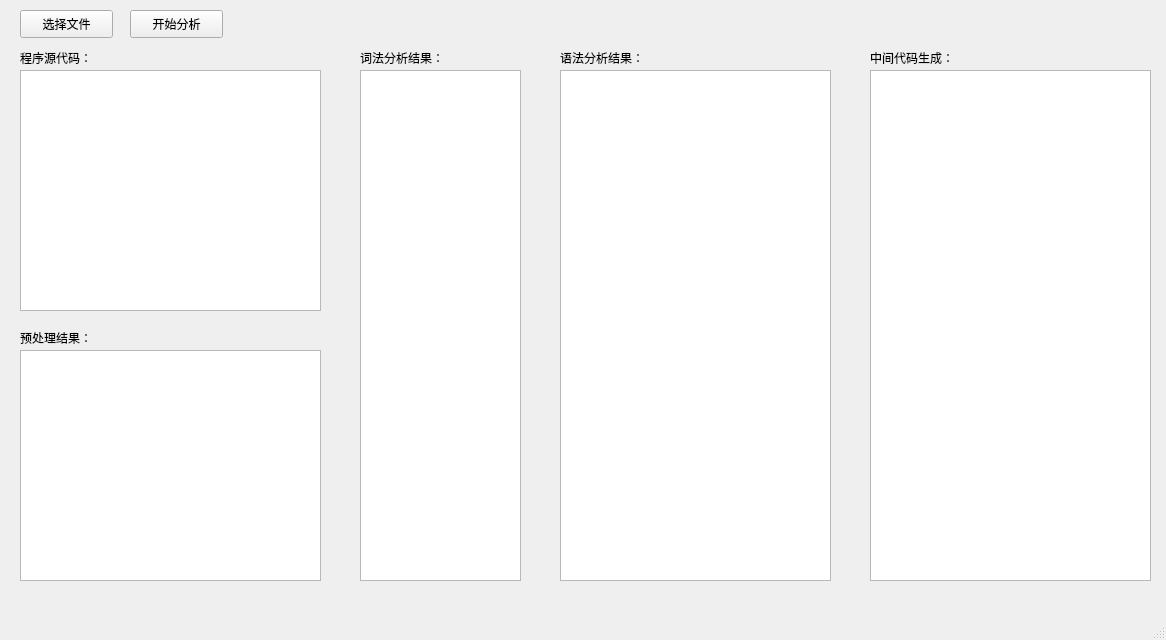
<?xml version="1.0" encoding="UTF-8"?>
<ui version="4.0">
 <class>MainWindow</class>
 <widget class="QMainWindow" name="MainWindow">
  <property name="geometry">
   <rect>
    <x>0</x>
    <y>0</y>
    <width>1166</width>
    <height>640</height>
   </rect>
  </property>
  <property name="windowTitle">
   <string>MainWindow</string>
  </property>
  <widget class="QWidget" name="centralwidget">
   <widget class="QLabel" name="label_3">
    <property name="geometry">
     <rect>
      <x>560</x>
      <y>50</y>
      <width>111</width>
      <height>16</height>
     </rect>
    </property>
    <property name="text">
     <string>语法分析结果：</string>
    </property>
   </widget>
   <widget class="QLabel" name="label_2">
    <property name="geometry">
     <rect>
      <x>360</x>
      <y>50</y>
      <width>111</width>
      <height>16</height>
     </rect>
    </property>
    <property name="text">
     <string>词法分析结果：</string>
    </property>
   </widget>
   <widget class="QPushButton" name="pushButton">
    <property name="geometry">
     <rect>
      <x>20</x>
      <y>10</y>
      <width>93</width>
      <height>28</height>
     </rect>
    </property>
    <property name="text">
     <string>选择文件</string>
    </property>
   </widget>
   <widget class="QPushButton" name="pushButton_2">
    <property name="geometry">
     <rect>
      <x>130</x>
      <y>10</y>
      <width>93</width>
      <height>28</height>
     </rect>
    </property>
    <property name="text">
     <string>开始分析</string>
    </property>
   </widget>
   <widget class="QTextBrowser" name="textBrowser_2">
    <property name="geometry">
     <rect>
      <x>360</x>
      <y>70</y>
      <width>161</width>
      <height>511</height>
     </rect>
    </property>
   </widget>
   <widget class="QLabel" name="label_4">
    <property name="geometry">
     <rect>
      <x>20</x>
      <y>50</y>
      <width>91</width>
      <height>16</height>
     </rect>
    </property>
    <property name="text">
     <string>程序源代码：</string>
    </property>
   </widget>
   <widget class="QTextBrowser" name="textBrowser_3">
    <property name="geometry">
     <rect>
      <x>560</x>
      <y>70</y>
      <width>271</width>
      <height>511</height>
     </rect>
    </property>
   </widget>
   <widget class="QPlainTextEdit" name="plainTextEdit">
    <property name="geometry">
     <rect>
      <x>20</x>
      <y>70</y>
      <width>301</width>
      <height>241</height>
     </rect>
    </property>
   </widget>
   <widget class="QTextBrowser" name="textBrowser">
    <property name="geometry">
     <rect>
      <x>20</x>
      <y>350</y>
      <width>301</width>
      <height>231</height>
     </rect>
    </property>
   </widget>
   <widget class="QLabel" name="label">
    <property name="geometry">
     <rect>
      <x>20</x>
      <y>330</y>
      <width>81</width>
      <height>16</height>
     </rect>
    </property>
    <property name="text">
     <string>预处理结果：</string>
    </property>
   </widget>
   <widget class="QTextBrowser" name="textBrowser_4">
    <property name="geometry">
     <rect>
      <x>870</x>
      <y>70</y>
      <width>281</width>
      <height>511</height>
     </rect>
    </property>
   </widget>
   <widget class="QLabel" name="label_5">
    <property name="geometry">
     <rect>
      <x>870</x>
      <y>50</y>
      <width>111</width>
      <height>16</height>
     </rect>
    </property>
    <property name="text">
     <string>中间代码生成：</string>
    </property>
   </widget>
  </widget>
  <widget class="QMenuBar" name="menubar">
   <property name="geometry">
    <rect>
     <x>0</x>
     <y>0</y>
     <width>1166</width>
     <height>26</height>
    </rect>
   </property>
  </widget>
  <widget class="QStatusBar" name="statusbar"/>
 </widget>
 <resources/>
 <connections/>
</ui>
